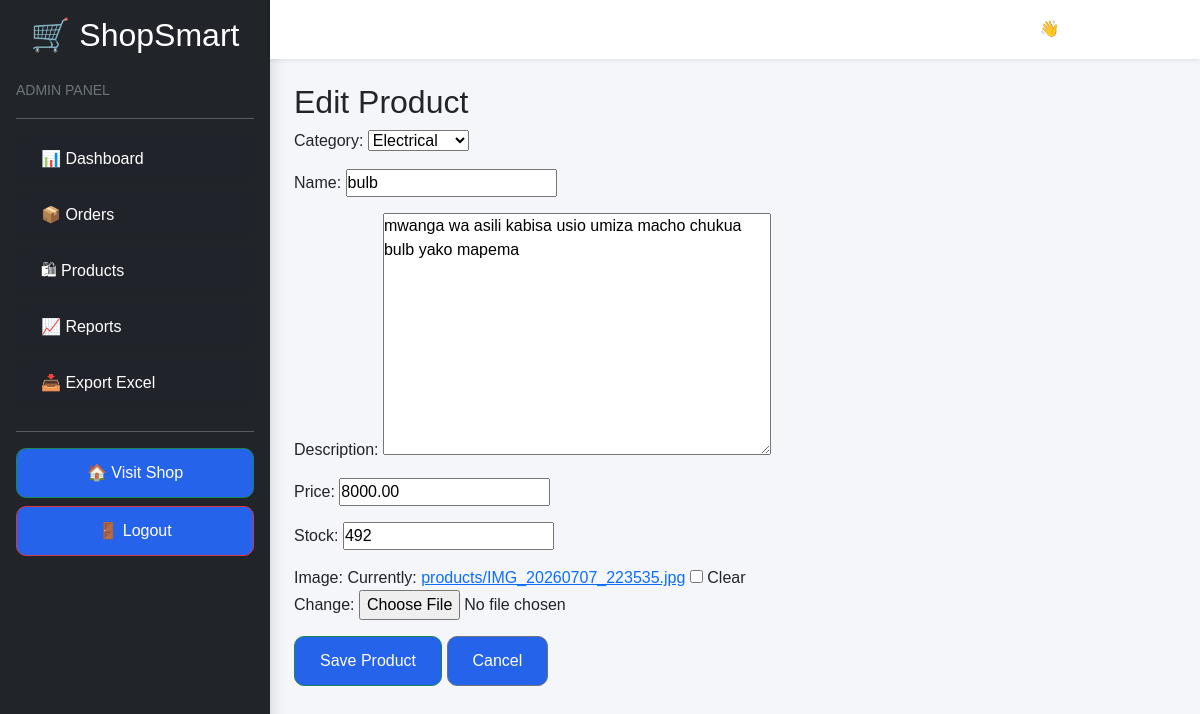
Page /dashboard/products/edit/6/ (signed in) on the committed database.
### products/models.py (models this page shows, shortened)
class Product(models.Model):
    category = models.ForeignKey(
        Category,
        on_delete=models.CASCADE
    )
    name = models.CharField(max_length=200)
    description = models.TextField()
    price = models.DecimalField(
        max_digits=12,
        decimal_places=2
    )
    stock = models.IntegerField()
    image = models.ImageField(
        upload_to='products/',
        blank=True,
        null=True
    )

class Category(models.Model):
    name = models.CharField(max_length=100)
    def __str__(self):
        return self.name

### products/views.py (the view)
# urls.py: path('dashboard/products/edit/<int:product_id>/', views.edit_product, name='edit_product'),
@login_required
@user_passes_test(admin_required)
def edit_product(request, product_id):
    product = get_object_or_404(
        Product,
        id=product_id
    )
    if request.method == "POST":
        form = ProductForm(
            request.POST,
            request.FILES,
            instance=product
        )
        if form.is_valid():
            form.save()
            return redirect('admin_products')
    else:
        form = ProductForm(
            instance=product
        )
    return render(
        request,
        'products/product_form.html',
        {
            'form': form,
            'title': 'Edit Product'
        }
    )

### products/forms.py
class ProductForm(forms.ModelForm):
    class Meta:
        model = Product
        fields = [
            'category',
            'name',
            'description',
            'price',
            'stock',
            'image',
        ]

### products/views.py (called while the page is built)
def admin_required(user):
    return user.is_superuser

### templates/products/product_form.html (shortened to what this page needs)
{% extends 'admin_base.html' %}
{% block content %}
<h2>{{ title }}</h2>
<form method="POST"
enctype="multipart/form-data">
{{ form.as_p }}
<button class="btn btn-success">
Save Product
</button>
<a href="{% url 'admin_products' %}"
class="btn btn-secondary">
Cancel
</a>
</form>
{% endblock %}

### static/css/style.css (style rules this page uses)
* { margin:0; padding:0; box-sizing:border-box; }
body { font-family:'Segoe UI',sans-serif; background:#f4f7fb; }
* { margin:0; padding:0; box-sizing:border-box; font-family:Arial, sans-serif; }
body { background:#f4f6f9; }
.btn { padding:12px 25px; background:#2563eb; color:white; text-decoration:none; border-radius:8px; }
body { background:#f5f7fa; min-height:100vh; }
.btn { border-radius:10px; }

### rows in the picture
Product: category "Electrical", description "mwanga wa asili kabisa usio umiza macho chukua bulb yako mapema", price "8000.00", stock "492"
Category: name "bulb"

### other values in the picture
{{ title }} "Edit Product"
